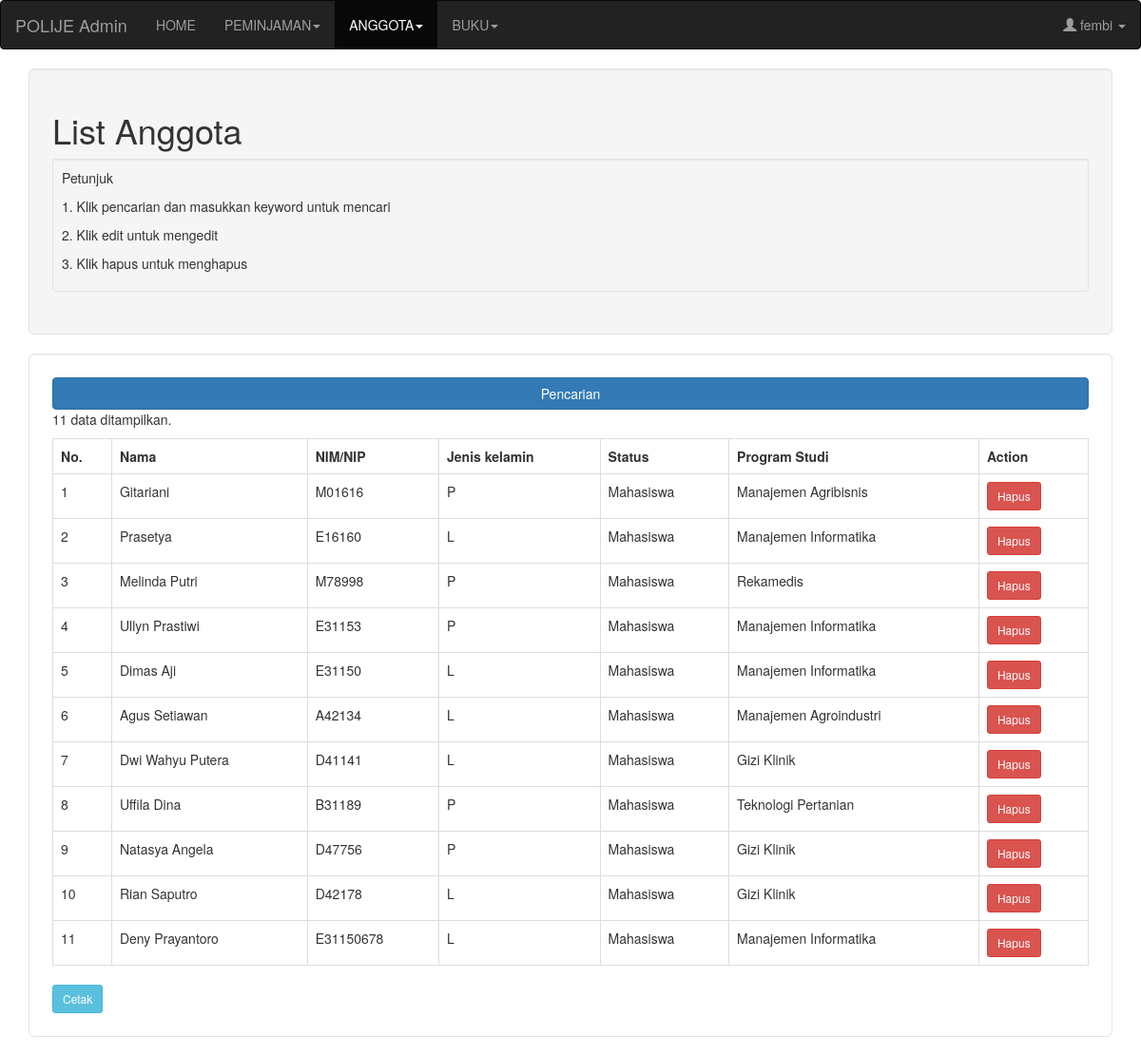
/admin/daftar-anggota.php (signed in), run on the app's committed database.
### tables this page shows
CREATE TABLE `anggota` (
  `id_anggota` int(11) NOT NULL,
  `nama` varchar(50) NOT NULL,
  `nim_nip` varchar(30) NOT NULL,
  `prodi` varchar(30) NOT NULL,
  `status` varchar(10) NOT NULL,
  `jenis_kelamin` varchar(10) NOT NULL
);

### admin/daftar-anggota.php (the view, shortened to what this page needs)
<?php
	include "cekAdmin.php";
?>
<!DOCTYPE html>
<html>
	<head>
		<link rel="stylesheet" href="../css/bootstrap.min.css">
		<link rel="stylesheet" href="../css/style.css">
	</head>
	<body>
		<nav class="navbar navbar-inverse">
			<div class="container-fluid">
				<div class="navbar-header">
					<a class="navbar-brand" href="index.php">POLIJE Admin</a>
				</div>
				<div>
					<ul class="nav navbar-nav">
						<li><a href="index.php">HOME</a></li>
						<li class="dropdown">
							<a class="dropdown-toggle" data-toggle="dropdown" href="#">PEMINJAMAN<span class="caret"></span></a>
						</li>
						<li class="dropdown active">
							<a class="dropdown-toggle" data-toggle="dropdown" href="#">ANGGOTA<span class="caret"></span></a>
						</li>
						<li class="dropdown">
							<a class="dropdown-toggle" data-toggle="dropdown" href="#">BUKU<span class="caret"></span></a>
						</li>
					</ul>
					<ul class="nav navbar-nav navbar-right">
						<li class="dropdown">
							<a class="dropdown-toggle" data-toggle="dropdown">
								<span class="glyphicon glyphicon-user"></span> <?php echo $_SESSION["username"]; ?> <span class="caret"></span>
							</a>
						</li>
					</ul>
				</div>
			</div>
		</nav>
		<div class="container">
			<div class="well well-lg">
				<h1>List Anggota</h1>
				<div class="well well-sm">
					<p>Petunjuk</p>
					<p>1. Klik pencarian dan masukkan keyword untuk mencari</p>
					<p>2. Klik edit untuk mengedit</p>
					<p>3. Klik hapus untuk menghapus</p>
				</div>
			</div>
		</div>
		<div class="container">
			<div class="well well-lg" style="background: white">
				<button type="button" id="search" class="btn btn-primary btn-block">Pencarian</button>
				<table class="table table-hover table-bordered">
					<tr>
						<th>No.</th>
						<th>Nama</th>
						<th>NIM/NIP</th>
						<th>Jenis kelamin</th>
						<th>Status</th>
						<th>Program Studi</th>
						<th>Action</th>
					</tr>
					<?php
						if(isset($_GET['category'])&&isset($_GET['keyword'])){
							$category = $_GET['category'];
							$keyword = $_GET['keyword'];
							$sql = "SELECT * FROM anggota WHERE $category LIKE '%$keyword%'";
							$result = mysqli_query($connection, $sql);
							if($result){
									$count=mysqli_num_rows($result);
							}else{
								die("Maaf, tidak ditemukan data yang cocok dengan keyword Anda.");
							}
						}else{
							$sql = "SELECT * FROM anggota;";
							$result = mysqli_query($connection, $sql);
								$count=mysqli_num_rows($result);
						}
						if($count>0){
								$number = 1;
							echo "<p>$count data ditampilkan.<p>";
								while($row = mysqli_fetch_assoc($result)) {
									$id = $row["id_anggota"];
							echo "<tr> <td>" . $number. "</td><td> " .
						$row["nama"]. "</td><td> " .
					$row["nim_nip"]."</td><td>".
				$row["jenis_kelamin"]."</td><td>".
			$row["status"]."</td><td>".
		$row["prodi"]."</td><td>".
		"<a href='delete-anggota.php?id=$id' role='button' class='btn btn-danger btn-sm'>Hapus</a></td></tr>";
		$number++;
		}
		}else{
			echo "Maaf, tidak ditemukan data yang cocok.";
		}
	?>
</table>
<a href='lap-anggota.php' role='button' class='btn btn-info btn-sm'>Cetak</a>
</div>
</div>
</body>
</html>
</body>
</html>

### css/style.css (style rules this page uses)
body { background-size: cover; }

### data on the page
anggota: nama "Gitariani", nim_nip "M01616", jenis_kelamin "P", status "Mahasiswa", prodi "Manajemen Agribisnis"
anggota: nama "Prasetya", nim_nip "E16160", jenis_kelamin "L", status "Mahasiswa", prodi "Manajemen Informatika"
anggota: nama "Melinda Putri", nim_nip "M78998", jenis_kelamin "P", status "Mahasiswa", prodi "Rekamedis"
anggota: nama "Ullyn Prastiwi", nim_nip "E31153", jenis_kelamin "P", status "Mahasiswa", prodi "Manajemen Informatika"
anggota: nama "Dimas Aji", nim_nip "E31150", jenis_kelamin "L", status "Mahasiswa", prodi "Manajemen Informatika"
anggota: nama "Agus Setiawan", nim_nip "A42134", jenis_kelamin "L", status "Mahasiswa", prodi "Manajemen Agroindustri"
anggota: nama "Dwi Wahyu Putera", nim_nip "D41141", jenis_kelamin "L", status "Mahasiswa", prodi "Gizi Klinik"
anggota: nama "Uffila Dina", nim_nip "B31189", jenis_kelamin "P", status "Mahasiswa", prodi "Teknologi Pertanian"
anggota: nama "Natasya Angela", nim_nip "D47756", jenis_kelamin "P", status "Mahasiswa", prodi "Gizi Klinik"
anggota: nama "Rian Saputro", nim_nip "D42178", jenis_kelamin "L", status "Mahasiswa", prodi "Gizi Klinik"
anggota: nama "Deny Prayantoro", nim_nip "E31150678", jenis_kelamin "L", status "Mahasiswa", prodi "Manajemen Informatika"

### other printed values
$_SESSION["username"] "fembi"
$count "11"
